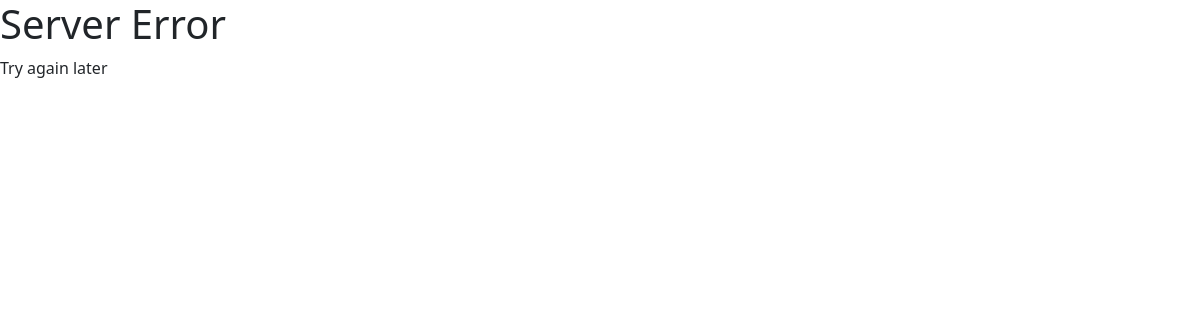
/admin/class/edit/1 (signed in), run on an earlier commit of the app's database.
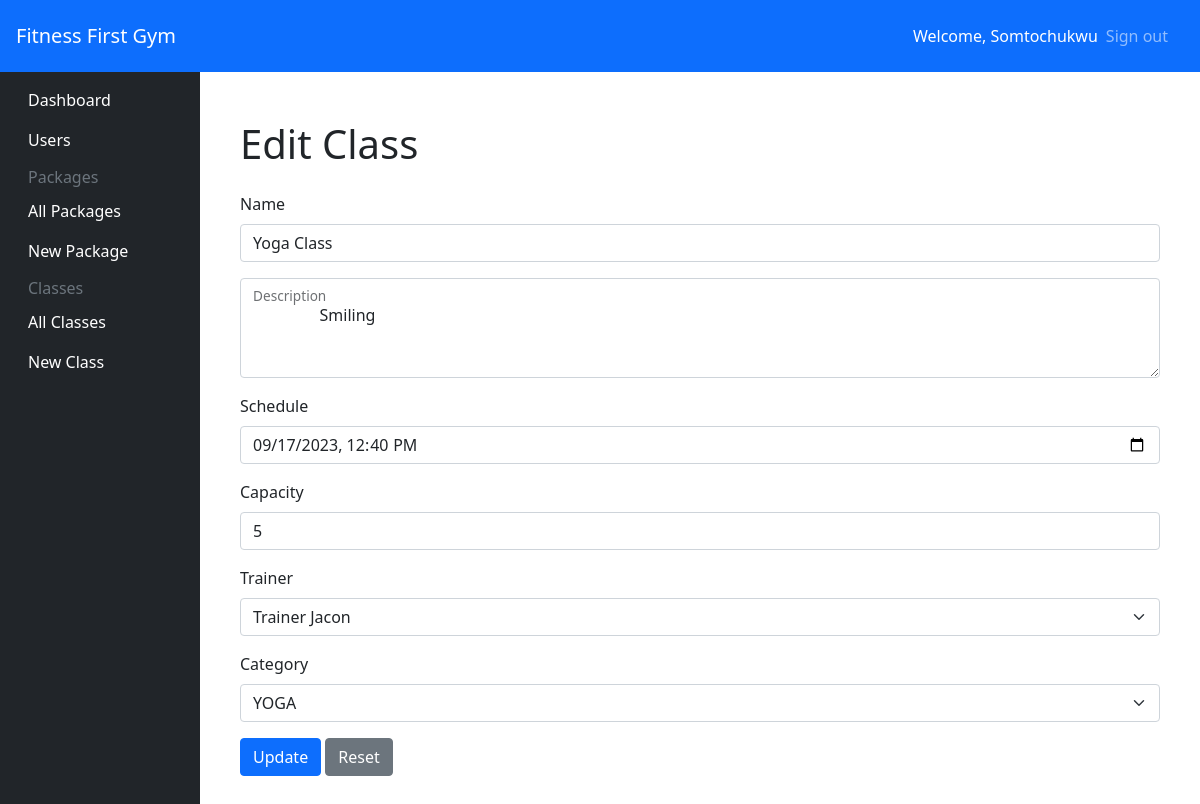
And on a later commit of the database.
### app/models/__init__.py (models this page shows, shortened)
class User(UserMixin, db.Model):
    id = db.Column(db.Integer, primary_key=True)
    firstname = db.Column(db.String(200), nullable=False)
    lastname = db.Column(db.String(200), nullable=True)
    email = db.Column(db.String(100), nullable=False, unique=True)
    password = db.Column(db.String(200), nullable=False)
    isAdmin = db.Column(db.Boolean(), default=False)
    membership_id = db.Column(db.Integer, db.ForeignKey('package.id'), nullable=True)
    membership = db.relationship('Package', backref=db.backref('packages', lazy='dynamic'))
    createdAt = db.Column(db.DateTime, default=datetime.utcnow)

class Class(db.Model):
    id = db.Column(db.Integer, primary_key=True)
    name = db.Column(db.String(150), unique=True, nullable=False)
    description = db.Column(db.String(500), nullable=False)
    schedule = db.Column(db.DateTime, nullable=False)
    category_id = db.Column(db.Integer, db.ForeignKey('category.id'))
    category = db.relationship('Category', backref=db.backref('class_category', lazy='dynamic'))
    trainer_id = db.Column(db.Integer, db.ForeignKey('trainer.id'))
    trainer = db.relationship('Trainer', backref=db.backref('class', lazy='dynamic'))
    current_capacity = db.Column(db.Integer, default=0)
    max_capacity = db.Column(db.Integer, default=10)

class Trainer(db.Model):
    id = db.Column(db.Integer, primary_key=True)
    firstname = db.Column(db.String(100), nullable=False)
    lastname = db.Column(db.String(100), nullable=False)
    category_id = db.Column(db.Integer, db.ForeignKey('category.id'))
    category = db.relationship('Category', backref=db.backref('trainer_category', lazy='dynamic'))

### app/models/Package.py (models this page shows)
class Category(db.Model):
    id = db.Column(db.Integer, primary_key=True)
    name = db.Column(db.String(50), unique=True)

### app/class_views.py (the view)
@app.route('/admin/class/edit/<int:id>')
@login_required
@authorize_request
def edit_class(id):
    found_class = Class.query.get(id)
    categories = Category.query.all()
    trainers = Trainer.query.all()
    return render_template('pages/admin/class/edit.html', _class=found_class, categories=categories, trainers=trainers)

### app/admin_views.py (called while the page is built)
def authorize_request(view_func):
   @wraps(view_func)
   def wrapped_view(*args, **kwargs):
      try:
         if current_user.isAdmin:
               return view_func(*args, **kwargs)
         else:
            flash('Unauthorized')
            return redirect('/')
      except Exception as error:
         return render_template('pages/error/500.html', error=error)
   return wrapped_view

### app/models/__init__.py (called while the page is built)
@login_manager.user_loader
def load_user(id):
    return User.query.get(id)

### app/templates/pages/admin/class/edit.html (shortened to what this page needs)
{% extends "components/admin_base.html" %}
{% block content %}
<form action="/admin/class/edit/{{_class.id}}" method="post" class="container mx-auto my-3 row g-3">
    <h1>Edit Class</h1>
    <div class="col-12">
        <label for="inputNanme4" class="form-label">Name</label>
        <input type="text" class="form-control" id="name" name="name" value="{{_class.name if _class.name}}" required>
    </div>
    <div class="col-12">
        <div class="form-floating">
            <textarea class="form-control" placeholder="Address" id="description" name="description" required
                style="height: 100px;">
                {{_class.description}}
            </textarea>
            <label for="floatingTextarea">Description</label>
        </div>
    </div>
    <div class="col-12">
        <label for="inputEmail4" class="form-label">Schedule</label>
        <input type="datetime-local" class="form-control" id="schedule" name="schedule"
            value="{{_class.schedule if _class.schedule}}" required>
    </div>
    <div class="col-12">
        <label for="inputEmail4" class="form-label">Capacity</label>
        <input type="number" min="5" max="30" class="form-control" id="capacity" name="capacity" value="5" required>
    </div>
    <div class="col-12">
        <label for="inputEmail4" class="form-label">Trainer</label>
        <select id="trainer" name="trainer" class="form-select">
            <option value="{{_class.trainer.id}}">{{"Trainer " + _class.trainer.firstname}}</option>
        </select>
    </div>
    <div class="col-12">
        <label for="inputEmail4" class="form-label">Category</label>
        <select id="category" name="category" class="form-select">
            <option value="{{_class.category.id}}">{{_class.category.name}}</option>
        </select>
    </div>
    <div class="text-left">
        <button type="submit" class="btn btn-primary">Update</button>
        <button type="reset" class="btn btn-secondary">Reset</button>
    </div>
</form>
{% endblock content %}

### app/templates/components/admin_base.html (shortened to what this page needs)
<!DOCTYPE html>
<html lang="en">
<head>
    <link href="https://cdn.jsdelivr.net/npm/bootstrap@5.0.2/dist/css/bootstrap.min.css" rel="stylesheet"
>
</head>
<body class="relative">
    <main>
        <nav class="navbar navbar-dark sticky-top bg-primary flex-md-nowrap p-3">
            <a class="navbar-brand col-sm-3 col-md-2 mr-0" href="/">Fitness First Gym</a>
            <div class="navbar-nav px-3">
                <div class="nav-item text-nowrap d-flex align-items-center">
                    <span class="text-white mx-2">Welcome, {{current_user.firstname}}</span>
                    <a class="nav-link" href="/auth/logout">Sign out</a>
                </div>
            </div>
        </nav>
        <div>
            <div class="container-fluid">
                <div class="row">
                    {% include "components/admin_navbar.html" %}
                    <main role="main" class="relative col-md-9 ml-sm-auto col-lg-10 p-3">
                        {% block content %} {% endblock %}
                    </main>
                </div>
            </div>
        </div>
    </main>
</body>
</html>

What changed in the data, as far as the page shows it:
now on this page (row unchanged): User: firstname "Somtochukwu"
added Class: name "Yoga Class", description "Smiling", schedule "09/17/2023 12:40"
added Trainer: trainer "Trainer Jacon"
now on this page (row unchanged): Category: category "YOGA"
Also different on the page:
form field capacity: (not shown) → "5"
text no longer shown: "Try again later"
text now shown: "Fitness First Gym Welcome, Sign out Dashboard Users Packages All Packages New Package Classes All Classes New Class Edit Class Name Schedule Capacity Trainer Category Update Reset"
